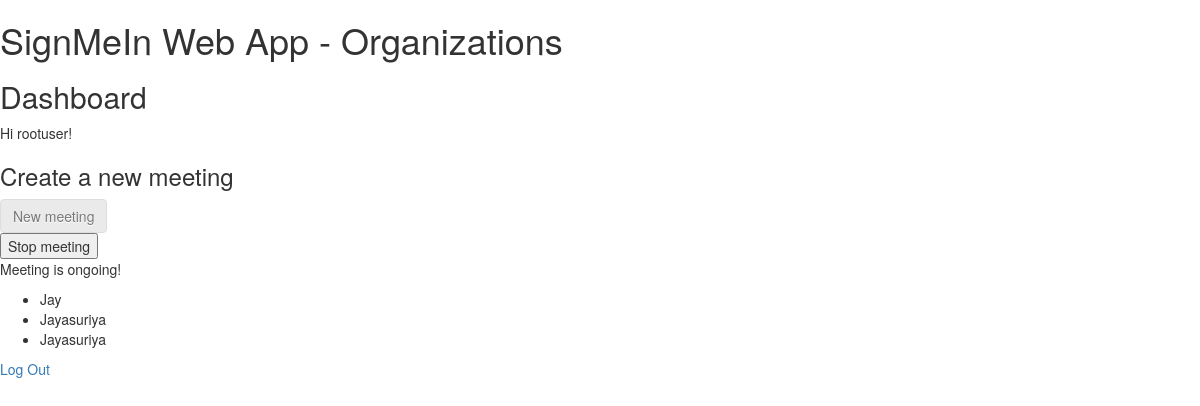
/signmein/orgs/dashboard/ (signed in), run on an earlier commit of the app's database.
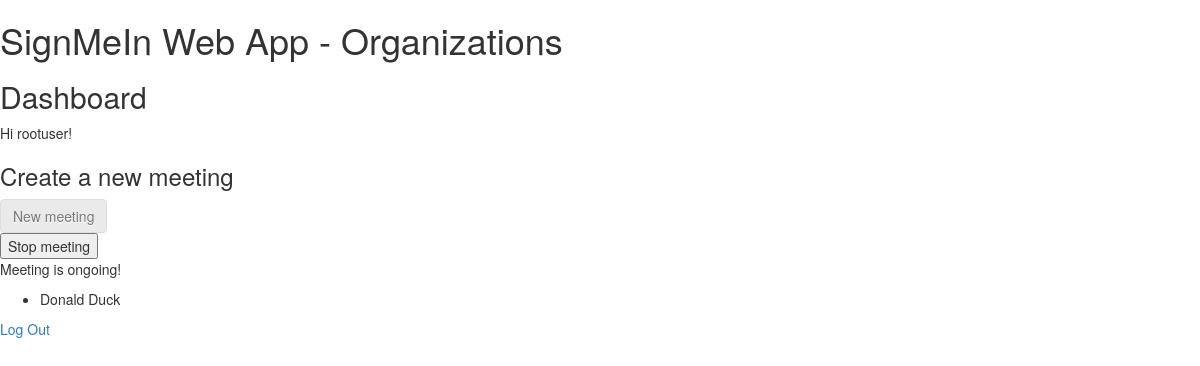
And on a later commit of the database.
### signmein/models.py (models this page shows, shortened)
class CustomUser(AbstractUser):
    orgName = models.TextField(unique = True)
    orgNameUrl = models.TextField(unique = True)

class Members(models.Model):
    name = models.CharField(max_length=128)
    orgRef = models.ForeignKey(CustomUser, on_delete=models.CASCADE)
    meetRef = models.ForeignKey(Meetings, on_delete=models.CASCADE)

### signmein/views.py (the view)
# urls.py: path('orgs/dashboard/', DashboardPageView, name='dash'),
def DashboardPageView(request):
    meetobj = Meetings.objects.filter(organization = request.user)
    if meetobj:
        status = 'Meeting is ongoing!'
        meetingExists = True
        memberList = Members.objects.filter(meetRef = meetobj[0])
    else:
        status = 'No meeting is being held currently.'
        meetingExists = False
        memberList = []
    if request.method == "POST" and 'newmeet-form' in request.POST:
        form = MeetingCreationForm(request.POST)
        if form.is_valid():
            meeting = Meetings()
            meeting.organization = request.user
            meeting.save()
            return redirect('dash')
    else:
        form = MeetingCreationForm()
    if request.method == "POST" and 'delmeet-form' in request.POST:
        form_del = MeetingDeletionForm(request.POST)
        if form_del.is_valid():
            meetobj.delete()
            return redirect('dash')
    else:
        form_del = MeetingDeletionForm()
    return render(request, 'dash.html', {'form': form, 'form_del': form_del, 'status': status, 'meetingExists': meetingExists, 'memberList': memberList})

### signmein/templates/dash.html (shortened to what this page needs)
{% extends 'org-base.html' %}
{% block content %}
<h2>Dashboard</h2>
{% if user.is_authenticated %}
  Hi {{ user.username }}!
  <h3>Create a new meeting</h3>
  <form method="POST" class="post-form">{% csrf_token %}
        {% if meetingExists %}
          <button type="submit" class="save btn btn-default" name="newmeet-form" disabled>New meeting</button>
        {% else %}
          <button type="submit" class="save btn btn-default" name="newmeet-form">New meeting</button>
        {% endif %}
  </form>
  <form method="POST">{% csrf_token %}
        {% if meetingExists %}
          <button type="submit" name="delmeet-form">Stop meeting</button>
        {% else %}
          <button type="submit" name="delmeet-form" disabled>Stop meeting</button>
        {% endif %}
  </form>
  <p>{{status}}</p>
  <ul>
    {% for member in memberList %}
        <li>{{member.name}}</li>
    {% endfor %}
  </ul>
  <p><a href="{% url 'logout' %}">Log Out</a></p>
{% else %}
  <p>You are not logged in</p>
  <a href="{% url 'login' %}">Log In</a>
{% endif %}
{% endblock content %}

### signmein/templates/org-base.html (shortened to what this page needs)
<!doctype html>
<html lang="en">
<head>
  <link rel="stylesheet" href="//maxcdn.bootstrapcdn.com/bootstrap/3.2.0/css/bootstrap.min.css">
  <link rel="stylesheet" href="//maxcdn.bootstrapcdn.com/bootstrap/3.2.0/css/bootstrap-theme.min.css">
</head>
<body>
  <h1>SignMeIn Web App - Organizations</h1>
  {% block content %}
  {% endblock content %}
</body>
</html>

What changed in the data, as far as the page shows it:
removed Members: name "Jay"
removed Members: name "Jayasuriya"
removed Members: name "Jayasuriya"
added Members: name "Donald Duck"
